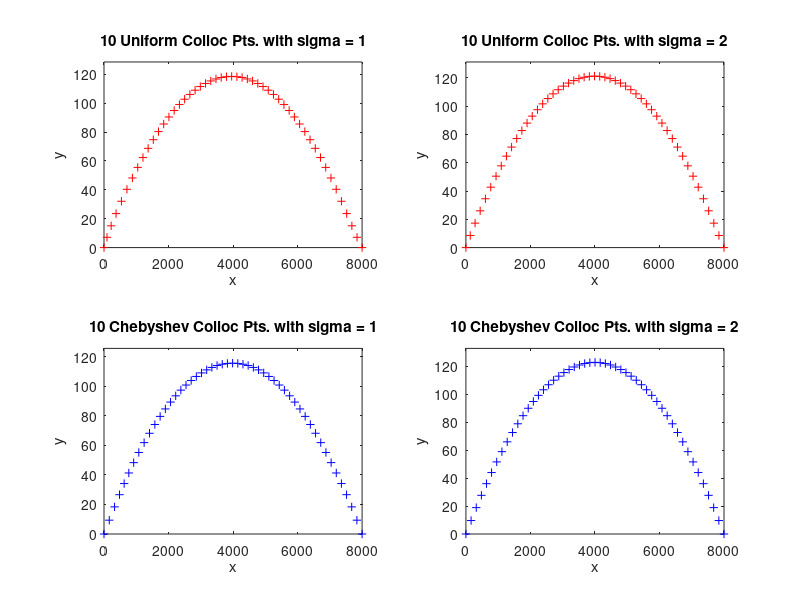

MATLAB code for this plot:
% item4.m [Hebron,Yenzy]
function cs138_pset4v7()
    global sigma;   % Try sigma = 1,2
    figure(1);
    sigma = 1;
    subplot(221);
    nonlinear_colloc(1,12);
    sigma = 2;
    subplot(222);
    nonlinear_colloc(1,12);
    sigma = 1;
    subplot(223);
    nonlinear_colloc(2,12);
    sigma = 2;
    subplot(224);
    nonlinear_colloc(2,12);
end

function nonlinear_colloc(pts, N)
    % Projectile Motion, coupled SODE
    % Boundary Conditions and Assumptions
    t1 = 0; tn = 10;
    alpha_x = 0; beta_x = 8000;
    alpha_y = 0; beta_y = 0;
    global sigma;
    m = 20; c = 0;
    g = 9.80665;
    
    %N = 12; % N-2 Number of collocation points
    if pts == 1
        % Use Uniformly spaced collocation points
        t = linspace(t1,tn,N)'; % time steps
    elseif pts == 2
        % Use Chebyshev collocation points
        t = -cos((0:N-1)*pi/(N-1))';
        t = t1 + ((tn-t1)/2)*(t+1); % time steps
    end

    % Basis Function: Multiquadratic Basis
    phi = @(t,tj) sqrt((t-tj).^2 + sigma^2);
    phi_p = @(t,tj) ((t-tj)+1E-6)./phi(t,tj);  % modified with sigma
    phi_pp = @(t,tj) sigma^2./phi(t,tj).^3;

    % Auxiliary Functions for xi and yi and their derivatives
    xi = @(aj,t,tj) sum(aj.*phi(t,tj));
    xi_p = @(aj,t,tj) sum(aj.*phi_p(t,tj));
    xi_pp = @(aj,t,tj) sum(aj.*phi_pp(t,tj));
    yi = @(bj,t,tj) sum(bj.*phi(t,tj));
    yi_p = @(bj,t,tj) sum(bj.*phi_p(t,tj));
    yi_pp = @(bj,t,tj) sum(bj.*phi_pp(t,tj));

    % Initial Guess (random values would do bcz these are just coeffs)
    % Note, theta(:,1) corr to aj, theta(:,2) corr to bj
    theta_0 = randi([-100 100],N,2);

    F = zeros(N,2);
    J = zeros(N*2,N);

    theta = theta_0;       % set theta to initial guess
    while (1)
        % Construct current Collocation Points F
        % Boundary Nodes
        F(1,1) = xi(theta(:,1),t(1),t) - alpha_x;
        F(N,1) = xi(theta(:,1),t(N),t) - beta_x;
        F(1,2) = yi(theta(:,2),t(1),t) - alpha_y;
        F(N,2) = yi(theta(:,2),t(N),t) - beta_y;
        % Collocation Points
        for i = 2:N-1
            F(i,1) = xi_pp(theta(:,1),t(i),t) + ...
                    (c/m)*sqrt(xi_p(theta(:,1),t(i),t)^2 + ...
                    yi_p(theta(:,2),t(i),t)^2)* ...
                    xi_p(theta(:,1),t(i),t);
            F(i,2) = yi_pp(theta(:,2),t(i),t) + g + ...
                    (c/m)*sqrt(xi_p(theta(:,1),t(i),t)^2 + ...
                    yi_p(theta(:,2),t(i),t)^2)* ...
                    yi_p(theta(:,2),t(i),t);
        end
        
        % Construct current Jacobian J
        % Boundary Nodes
        J(1,:) = phi(t(1),t);
        J(N,:) = phi(t(N),t);
        J(N+1,:) = phi(t(1),t);
        J(N*2,:) = phi(t(N),t);
        % Internal Nodes
        for i = 2:N-1
            J(i,:) = phi_pp(t(i),t) + (c/m)* ...
                     (2*xi_p(theta(:,1),t(i),t)^2 + ...
                      yi_p(theta(:,2),t(i),t)^2)/ ...
                      sqrt(xi_p(theta(:,1),t(i),t)^2 + ...
                      yi_p(theta(:,2),t(i),t)^2).* ...
                      phi_p(t(i),t);
            J(i+N,:) = phi_pp(t(i),t) + (c/m)* ...
                      (xi_p(theta(:,1),t(i),t)^2 + ...
                      2*yi_p(theta(:,2),t(i),t)^2)/ ...
                      sqrt(xi_p(theta(:,1),t(i),t)^2 + ...
                      yi_p(theta(:,2),t(i),t)^2).* ...
                      phi_p(t(i),t);
        end
        
        % Solve Delta for x and y separately
%         Delx = J(1:N,:)\F(:,1);
%         Dely = J(N+1:end,:)\F(:,2);
        % We use GE from prev discussions, valid since Jacobian is square
        Delx = ge(J(1:N,:),F(:,1));
        Dely = ge(J(N+1:end,:),F(:,2));
        if norm(Delx, 'inf') < 1E-6 && norm(Dely, 'inf') < 1E-6
            break
        else
            theta(:,1) = theta(:,1) - Delx;
            theta(:,2) = theta(:,2) - Dely;
        end
    end
    
    % Coefficients of xi and yi now stored in theta_j (aj and bj resp)
    a = theta(:,1);
    b = theta(:,2);

    % Reconstructing the trajectory
    z = (t1:(tn-t1)/50:tn)';    % Finer interval than t
    x = a(1)*phi(z,t(1));
    y = b(1)*phi(z,t(1));
    for j = 2:N
        x = x+a(j)*phi(z,t(j));
        y = y+b(j)*phi(z,t(j));
    end
    if pts == 1
        plot(x,y,'r+');
        title(sprintf("%d Uniform Colloc Pts. with sigma = %d", N-2, sigma));
    elseif pts == 2
        plot(x,y,'b+');
        title(sprintf("%d Chebyshev Colloc Pts. with sigma = %d", N-2, sigma));
    end
    xlabel('x'); ylabel('y');
    
    % Limit x and y axis for easy comparison
    axis([0 8000 0 max(y)+10]); % use y = 0 to 8000 to make angle visible
    
    % Compute approx initial velocity and direction
    vx_0 = xi_p(theta(:,1),t(1),t);
    vy_0 = yi_p(theta(:,2),t(1),t);
    v_0 = sqrt(vx_0^2 + vy_0^2)
    angle = rad2deg(atan(y(2)/x(2)))
end

function x = ge(A,b)
    % Assumption: Matrix is square and has a unique solution.
    n = size(A, 1);
    
    A = [A b]; % Augmented Matrix
    % Elimination
    for j = 1:n
        % Find index of largest magnitude
        [~, k] = max(abs(A(j:end,j)));
    
        % Adjust k so it reflects row index for entire matrix
        k = (j-1)+k;    % ex. if j = 2 and k = 1, k is actually 2
    
        % ERO1 switch to get row with pivot into working row
        A([j k], j:end) = A([k j], j:end);
    
        % ERO2 scale to get a unit pivot
        A(j,j:end) = A(j,j:end)/A(j,j);
        % zero the entries under the unit pivot in column j
        for i = j+1:n
            if abs(A(i,j)) < 1E-10
                A(i,j) = 0;
                continue;
            end
            % ERO3 annihilate
            A(i,j:end) = A(i,j:end)-A(i,j)*A(j,j:end);
        end
    end
    % A %REF (A|b)
    
    %Backward Sub
    x = A(:, end); % x(n) is correct
    for i = n-1:-1:1
        x(i) = x(i)-A(i,i+1:end-1)*x(i+1:end);
        % ex. x3 = b3
        %     x2 = b2 - a3x3 = b2 - [a3]*[x3]'
        %     x1 = b1 - (a2x2 + a3x3) = b1 - [a2 a3]*[x2 x3]'
    end
end


